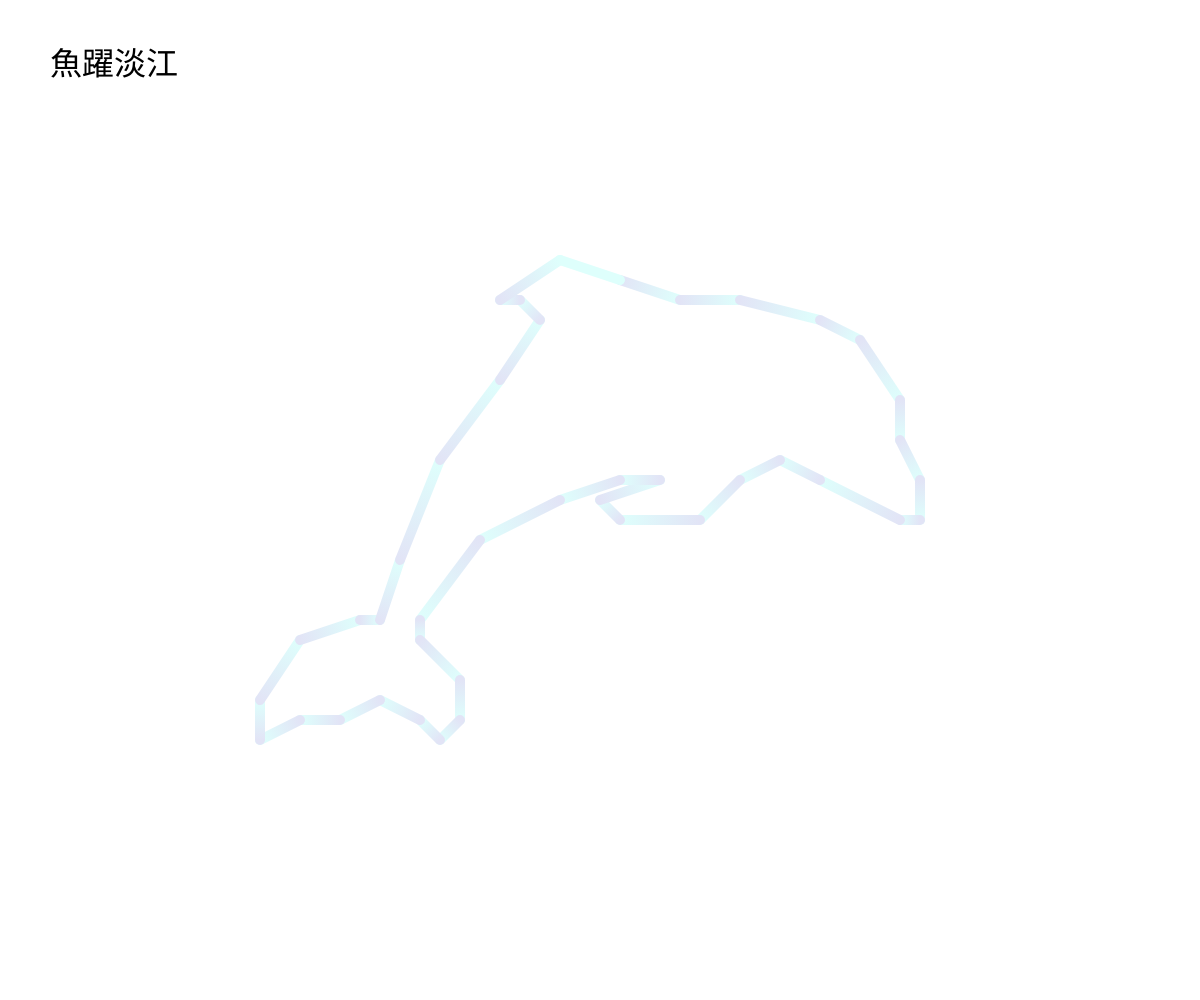
Frame 1 (no input)
Frame 60 (no input): identical to frame 1, image omitted
Frame 120 (the mouse pressed at the canvas centre since frame 60): identical to frame 1, image omitted

The p5.js sketch that drew this single still picture (run headless with seeded random() and noise() and a simulated clock; from frame 60 on, the mouse is pressed at the canvas centre):

// p5.js sketch
// ── sketch.js
let points =[[1, 11], [4, 10], [7, 10],[11,9],[13,8],[15,5],[15,3],[16,1],[16,-1],[15,-1],[11,1],[9,2],[7,1],[5,-1],[1,-1],[0,0],[3,1],[1,1],[-2,0],[-6,-2],[-9,-6],[-9,-7],[-7,-9],[-7,-11],[-8,-12],[-9,-11],[-11,-10],[-13,-11],[-15,-11],[-17,-12],[-17,-10],[-15,-7],[-12,-6],[-11,-6],[-10,-3],[-8,2],[-5,6],[-3,9],[-4,10],[-5,10],[-2,12]]; 

function setup() { 
  createCanvas(windowWidth, windowHeight);  
  for (let x = 0; x < points.length; x++) {
    for (let y = 0; y < points[x].length; y++) {
      points[x][y] = points[x][y] * 20;  
    }
  }
  ctx = canvas.getContext('2d');  
  ctx.lineWidth = 10;
  ctx.lineCap = 'round'
}


function draw() {  
  background(255); 
  textSize(32);  
  textAlign(LEFT, TOP); 
  text("魚躍淡江", 50, 50); 
  translate(width/2, height/2);    
  scale(1, -1);  
  for (let x = 0; x < points.length-1; x++) {
    gradientLine(ctx, points[x][0], points[x][1], points[x+1][0], points[x+1][1], '#e2e4f6', '#defffc')
  }
  line(points[points.length-1][0], points[points.length-1][1], points[0][0], points[0][1]);  
}

function gradientLine(ctx, x1, y1, x2, y2, c1, c2) {
  const gradient = ctx.createLinearGradient(x1, y1, x2, y2);
  gradient.addColorStop(0, c1);
  gradient.addColorStop(1, c2);
  ctx.strokeStyle = gradient;

  ctx.beginPath();
  ctx.moveTo(x1, y1);
  ctx.lineTo(x2, y2);
  ctx.stroke();
}
